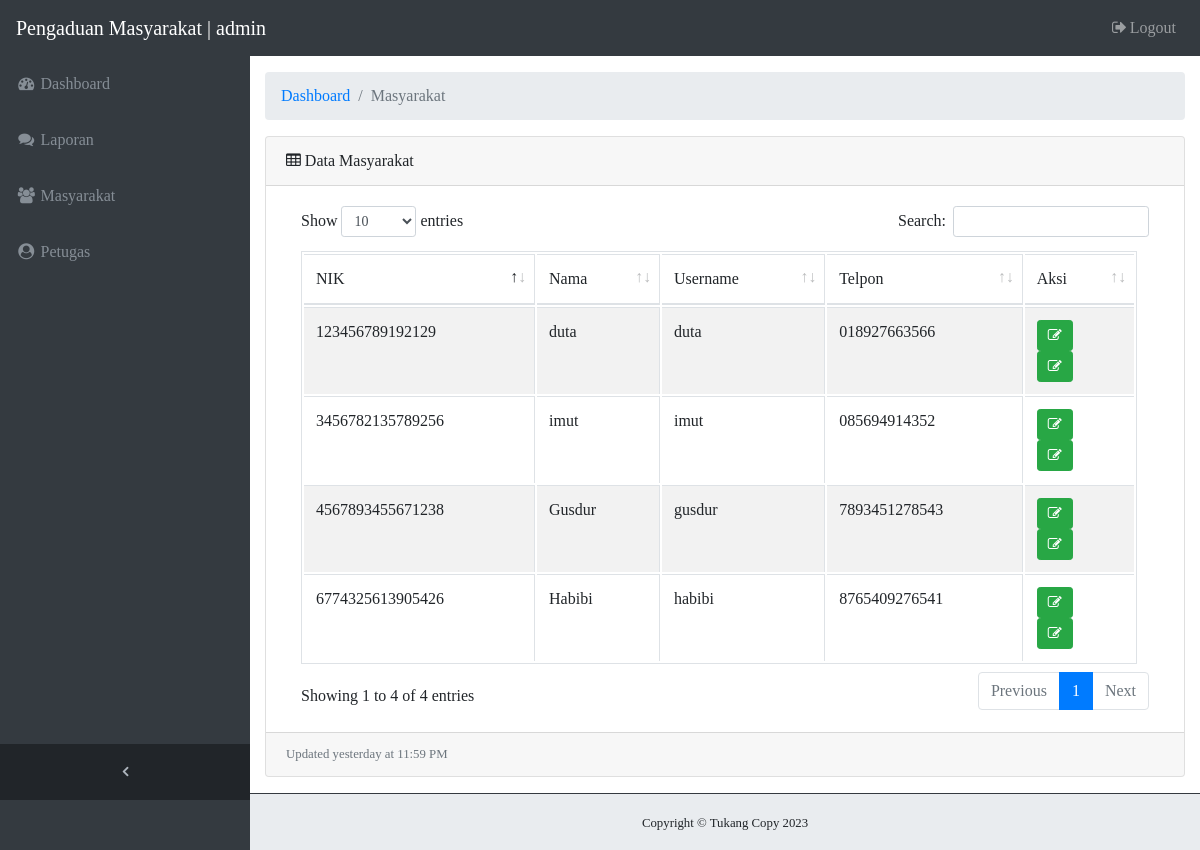
Page /admin/masyarakat.php (signed in) on the committed database.
### tables this page shows
CREATE TABLE `masyarakat` (
  `nik` char(16) NOT NULL,
  `nama` varchar(35) NOT NULL,
  `username` varchar(25) NOT NULL,
  `password` varchar(255) NOT NULL,
  `telp` varchar(13) NOT NULL
);

### admin/masyarakat.php (the view, shortened to what this page needs)
<?php
  require_once 'includes/header.php';
  ?>
<div class="content-wrapper">
  <div class="container-fluid">
    <ol class="breadcrumb">
      <li class="breadcrumb-item">
        <a href="dashboard.php">Dashboard</a>
      </li>
      <li class="breadcrumb-item active">Masyarakat</li>
    </ol>
    <div class="card mb-3">
      <div class="card-header">
        <i class="fa fa-table"></i> Data Masyarakat
      </div>
      <div class="card-body">
        <div class="table-responsive">
          <table id="masyarakat" class="table table-striped table-bordered ">
            <thead>
              <tr>
                <td>NIK</td>
                <td>Nama</td>
                <td>Username</td>
                <td>Telpon</td>
                <td>Aksi</td>
              </tr>
            </thead>
            <tbody>
              <?php
              $result = mysqli_query(
                $connect,
                "SELECT * FROM masyarakat ORDER BY nik DESC"
              );
              if (mysqli_num_rows($result) > 0) {
                while ($row = mysqli_fetch_array($result)) {
              ?>
                  <tr>
                    <td><?= $row[0] ?></td>
                    <td><?= $row[1] ?></td>
                    <td><?= $row[2] ?></td>
                    <td><?= $row[4] ?></td>
                    <td>
                      <button data-toggle="modal" data-target="#editMasyarakat"
                      data-nik="<?= $row[0] ?>"
                      data-nama="<?= $row[1] ?>"
                      data-username="<?= $row[2] ?>"
                      data-telp="<?= $row[4] ?>"
                      data-password="<?= $row[3] ?>"
                      onclick="formEdit(this);" class="btn btn-sm btn-success"><i class="fa fa-fw fa-edit"></i></button>
                      <form id="banNIkForm_<?= $row[0] ?>" class="form-horizontal" action="masyarakat.php" method="post">
                          <button onclick="banNik(this);" name="banNik" class="btn btn-sm btn-success" type="submit" data-nik="<?= $row[0] ?>">
                              <i class="fa fa-fw fa-edit"></i>
                          </button>
                      </form>
                    </td>
                  </tr>
                <?php
                }
              }
              ?>
            </tbody>
          </table>
        </div>
      </div>
      <div class="card-footer small text-muted">Updated yesterday at 11:59 PM</div>
    </div>
  </div>
</div>
  <?php require_once 'includes/footer.php'; ?>

### assets/custom/custom.css (style rules this page uses)
html { position: relative; min-height: 100%; }
body { overflow-x: hidden; }
body.sticky-footer { margin-bottom: 56px; }
body.sticky-footer .content-wrapper { min-height: calc(100vh - 56px - 56px); }
body.fixed-nav { padding-top: 56px; }
.content-wrapper { min-height: calc(100vh - 56px); padding-top: 1rem; }
.content-wrapper { overflow-x: hidden; background: white; }
@media (min-width: 992px) { .content-wrapper { margin-left: 250px; } }

### admin/php_action/fpdf.css (style rules this page uses)
body { font-family:"Times New Roman",serif }

### rows in the picture
masyarakat: nik "6774325613905426", nama "Habibi", username "habibi", telp "8765409276541"
masyarakat: nik "4567893455671238", nama "Gusdur", username "gusdur", telp "7893451278543"
masyarakat: nik "3456782135789256", nama "imut", username "imut", telp "085694914352"
masyarakat: nik "123456789192129", nama "duta", username "duta", telp "018927663566"

### other values in the picture
$_SESSION['username'] "admin"
